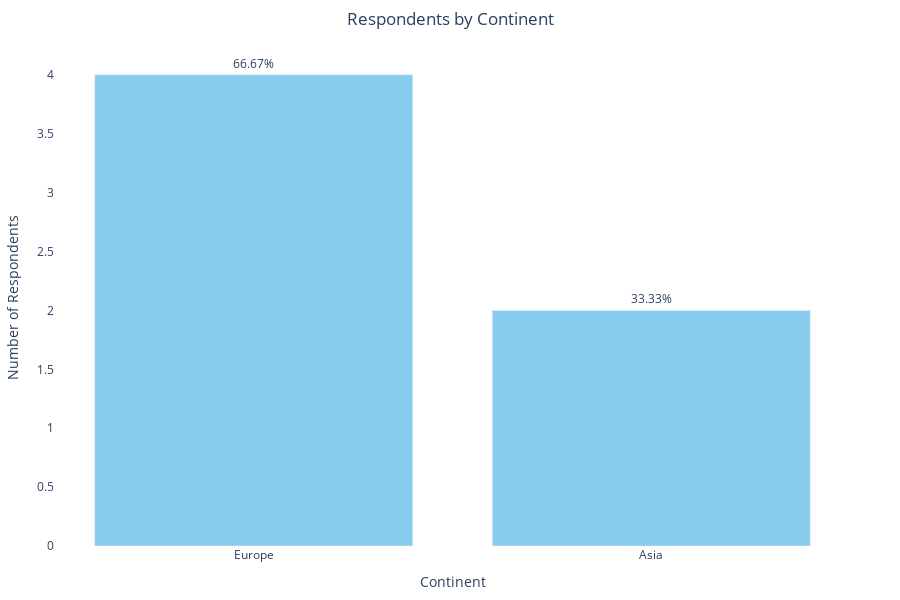

Notebook source saved alongside this figure:
### Code cell
import pandas as pd
import plotly.express as px

# Updated mapping of countries to continents
country_to_continent = {
    'USA': 'North America',
    'United States': 'North America',
    'Canada': 'North America',
    'Mexico': 'North America',
    'Brazil': 'South America',
    'Argentina': 'South America',
    'UK': 'Europe',
    'United Kingdom': 'Europe',
    'Germany': 'Europe',
    'France': 'Europe',
    'Belgium': 'Europe',
    'Netherlands': 'Europe',
    'Austria': 'Europe',
    'Sweden': 'Europe',
    'Portugal': 'Europe',
    'Spain': 'Europe',
    'Italy': 'Europe',
    'Switzerland': 'Europe',
    'Czechia': 'Europe',
    'Estonia': 'Europe',
    'Slovenia': 'Europe',
    'Greece': 'Europe',
    'Malta': 'Europe',
    'Ireland': 'Europe',
    'Bosnia and Herzegovina': 'Europe',
    'Montenegro': 'Europe',
    'Croatia': 'Europe',
    'Finland': 'Europe',
    'Slovakia': 'Europe',
    'Philippines': 'Asia',
    'India': 'Asia',
    'China': 'Asia',
    'Nepal': 'Asia',
    'Thailand': 'Asia',
    'Malaysia': 'Asia',
    'Cambodia': 'Asia',
    'Japan': 'Asia',
    'Laos': 'Asia',
    'Australia': 'Oceania',
    'New Zealand': 'Oceania',
    'South Africa': 'Africa',
    'Kenya': 'Africa',
    'Mauritius': 'Africa',
    'Morocco': 'Africa',
    'Egypt': 'Africa',
    'The Bahamas': 'North America',
    'Indonesia': 'Asia',
    'Hungary': 'Europe'
}

# Add a new column for continent based on the mapping
df['Continent'] = df['3. Country'].map(country_to_continent)

# Count the number of respondents per continent
continent_counts = df['Continent'].value_counts()

# Create the bar plot
fig = px.bar(
    x=continent_counts.index,
    y=continent_counts.values,
    title='Respondents by Continent',
    labels={'x': 'Continent', 'y': 'Number of Respondents'},
    color_discrete_sequence=px.colors.qualitative.Safe,  # Preferred color palette
    width=900,
    height=600
)

# Add percentages to the bars
total_responses = sum(continent_counts.values)
fig.update_traces(
    text=[f'{(value / total_responses * 100):.2f}%' for value in continent_counts.values],
    textposition='outside'
)

# Update layout to add a white background
fig.update_layout(
    plot_bgcolor='white',
    title_x=0.5,  # Center title
    margin=dict(t=50, b=50, l=50, r=50)  # Adjust margins
)

# Display the plot
fig.show()

# Print total responses for context
total_responses = len(df)
print(f"Total number of responses: {total_responses}")

### Figure 1 — Plotly figure (JSON) as saved in the notebook; plotly's stock layout.template omitted (floating-point values rounded to 4 significant figures)
{"data": [{"alignmentgroup": "True", "hovertemplate": "Continent=%{x}<br>Number of Respondents=%{y}<extra></extra>", "legendgroup": "", "marker": {"color": "rgb(136, 204, 238)", "pattern": {"shape": ""}}, "name": "", "offsetgroup": "", "orientation": "v", "showlegend": false, "text": ["66.67%", "33.33%"], "textposition": "outside", "type": "bar", "x": ["Europe", "Asia"], "xaxis": "x", "y": [4, 2], "yaxis": "y"}], "layout": {"barmode": "relative", "height": 600, "legend": {"tracegroupgap": 0}, "margin": {"b": 50, "l": 50, "r": 50, "t": 50}, "plot_bgcolor": "white", "title": {"text": "Respondents by Continent", "x": 0.5}, "width": 900, "xaxis": {"anchor": "y", "domain": [0, 1], "title": {"text": "Continent"}}, "yaxis": {"anchor": "x", "domain": [0, 1], "title": {"text": "Number of Respondents"}}}}
